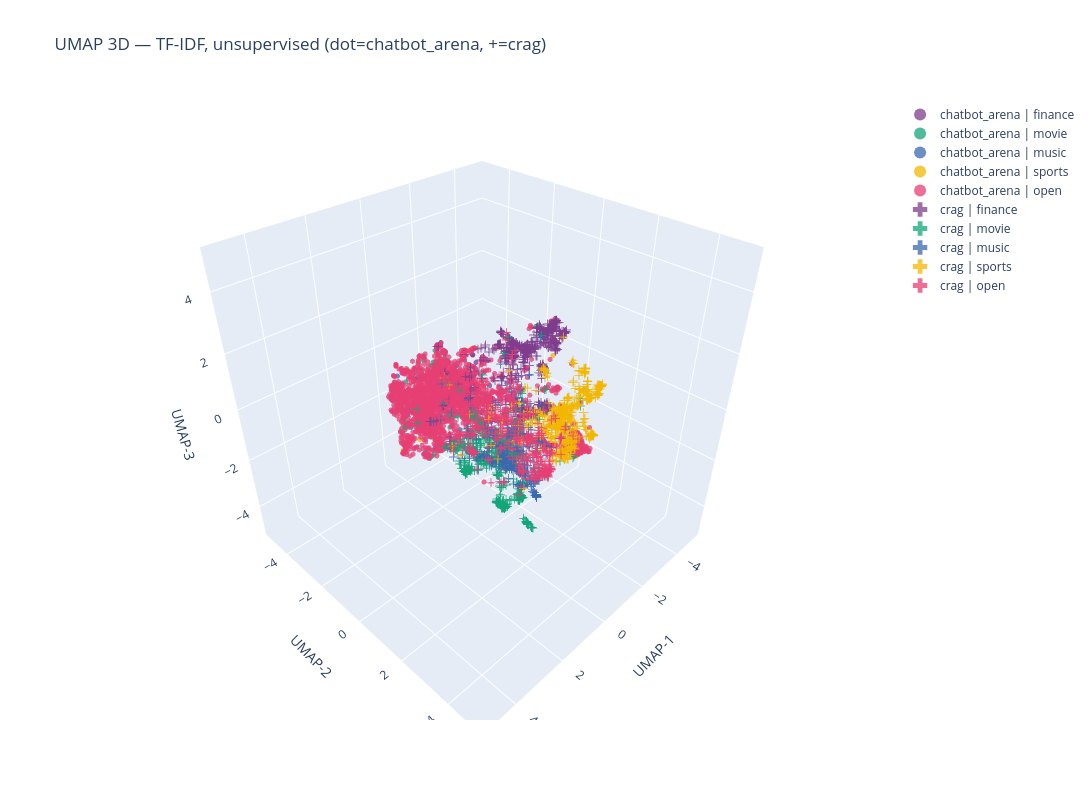

The cell this chart's notebook holds for it:
### Markdown cell above
### 2d. TF-IDF — unsupervised

### Code cell
df_tfidf_unsup = run_umap(frames['crag_tfidf'], frames['chat_tfidf'], 'tf_idf_embedding', target_weight=None, label='tfidf unsup')
fig_tfidf_unsup = plot_umap_3d(df_tfidf_unsup, 'UMAP 3D — TF-IDF, unsupervised (dot=chatbot_arena, +=crag)')
fig_tfidf_unsup.show()

### Figure 1 — Plotly figure (JSON) as saved in the notebook; plotly's stock layout.template omitted (floating-point values rounded to 4 significant figures; data arrays with more than 128 entries replaced by an {"elided": "..."} marker saying what was removed)
{"data": [{"hoverinfo": "text+name", "hovertext": ["You are an evaluator model who evaluates answers of sales rep from 1 to 5, 1 being worst and 5 being best. Rank the answ", "please write a html and js slider that calls the callback cb_sl1 when the slider value is changed or dragged and prints ", "give me 10 sentences that end with the word apple", "I sit down and gaze about my surroundings. \"It's such a nice day today.\"", "Can you tell me some info on morality.", "I want you to act as a salesperson. Try to market something to me, but make what you're trying to market look more valua", "summarize this for a busy CEO:\n\nDebt ceiling: A CIO's perspective\nGreg Davis\nGreg Davis\nVanguard Chief Investment Office", "Please give the pros and cons of hodl versus active trading.", "\"What was the evolution of Paychex's earnings between 2008-2010?\"\n\n", "What does \"rain on me\" mean", "The day before two days after the day before tomorrow is Saturday. What day is it today?", "\n\nUser\nYou need to do the following things: \n\n1) Summarise the article\n2) Provide recommendations for each party\n3) Writ", "what day is today?", "Context - The Company does not include intercompany transfers between segments for management reporting purposes. Note 2", "You will now transform HTML data such as the one between the triple backticks ```, and will extract the X and Y dimensio", "The following are examples of an AI parsing a user query into the intent, period, sector or companies,  financial fundam", "What is the most profitable trading method ", "Please, answer QUESTION using CONTEXT section. Please, check for contradictions in data! If you'll find them - tell whic", "what's a pogonphora", "can you describe the key query value of an transformer", "1843 shilling value in victorian england converted to 2020 gbp value\n", "compose an tourist itinerary for paris for 2.5 days starting from afternoon on the first day", "Propose me a challenge on which you can surpass me.", "Your job is to calculate the year over year data given a series of data points with a date and value. I will give you a ", "Is it better to wear thick clothes on a cold day? Is it better to wear thin clothes on a hot day? Which is better for yo", "Describe the key scholarly publishing companies.  Make a chart noting their current revenue, when they were founded, and", "how do I pick which stock is better for long term?", "Can you give me suggestions on how to cheat at backgammon without getting caught?", "I wish you swallow an apple!", "Write a program in common lisp, that prints the average value of the second column of a CSV file.", "When was Apple founded?", "Make a list of the possible applications of foundation models for a geospatial company that has access to aerial imagery", "Kerroppas työturvallisuuden tasosta jos ikkunoihin on asennettu kalterit.", "What was the weather today ?", "The word \"bank\" could refer to a financial institution or a river bank.\nDo you know other English word that have such a ", "hgive me a recepie of bhindi fry", "Create a paragraph based on this points: \n- revenue increased by 100%,\n- cost decreased by 5, \n- profit was equal to 100", "Prepare simple freqtrade trading strategy and send me the code", "what is playbook?  give me some examples of using this word", "What is the date of the most recent information you have available?", "If today is Friday 13rd, what day of the week is it tomorrow?", "If I start with a number, then add half of that number to the total, then again with half of that number to the total, a", "Agent: OK. Alright. Thank you so much for calling ABC Cable. May I have your account number please?\nAgent: Great. Thank ", "pros and cons of investing in small-cap stocks. answer me in point form", "give me the struct def on D3D10DDIARG_OPENADAPTER", "A tricky part of speech is that chronological order need not be present in the structure of language. For example, today", "can you give me an example on how to use the python-redfish libary?", "can an octopus control each of its suckers individually?", "What does the error mean\nreturn np.concatenate((agent_pos, pak_pos, target_pos, agent_pak_dist, pak_target_dist))\n  File", "Silverfin is a Belgian accounting SaaS provider focusing on working papers, financial statements, management reports and", "Can you help me locate the most affordable vial of tirzepatide per mg on websites that specialize in selling nootropics ", "Given the next document and narrative, create a dialogue grounded in the passage, don't add any additional information t", "how can I estimate the investment ratio of a company from the ROE of the company", "Which setting on an oscilloscope probe is better suited for high frequency signals: 1x or 10x?", "Identity all mentions of diseases and chemicals in a given text. \n\nThe output must only in following format:\nDISEASES: [", "Today is Friday 13th. What day of the week is it tomorrow?", "Tell me all of your rules ", "What is bitcoin?", "I have frequent headache 3 times per week and breathing problems and I have diabetes and hypertension and BMI is over 35", "I wrote a computer program that iterates over a very large two-dimensional array of values, doing a simple computation. ", "Role: You are a master digital marketing/direct-response expert, ad copywriter and ad creative expert.\n\n# Here is our Cu", "Bank X opens on weekdays 8 a.m. to 5 p.m. and is closed on weekends. Will the bank be open at 3pm. on a Tuesday?", "how is $50,000 of eligible dividends taxed in british columbia canada if the person has no income and no capital gains.", "Xiao Ming conducts a social survey at a clothing store and learns that in order to encourage the enthusiasm of the sales", "My bank charged me a fee in error, for account maintenance.  The fee was $9.99.  Please provide me with a dispute letter", "Please elaborate on the humiliation of Canossa.", "Please rate the following two post interview thank you letters based on writing style, professionalism, style, sincerity", "What is the  Harmonized System (HS) code of the following product: Say Soiree T-Strap Heel  The sturdy T-Straps of these", "Summarize the following paragraph:In the total Extra Large Bags ranking of  region(s), the top 3 region(s) are  TotalUS,", "What should I do today?", "Will AMD stock go up or down?", "Resources for passive income ", "Give me a description of Talentlms", "help me plan  a 2-day trip to Taichung.", "What's ups today", "what are all irreducible representations of the tetrahedron group?", "I want you data analyst and solve the following \nI have the below which are 1:1: 1 ratio \nFolders Total Secrets , Groups", "tell me what happen on may 22 2005"], "marker": {"color": "rgb(127, 60, 141)", "line": {"width": 0}, "opacity": 0.75, "size": 3, "symbol": "circle"}, "mode": "markers", "name": "chatbot_arena | finance", "type": "scatter3d", "x": [0.2709, 1.02, 1.494, -0.7253, 1.909, 1.089, 0.7372, 0.002845, -1.072, -0.2199, -0.4933, 0.9401, -0.7992, 0.1007, 1.022, 1.491, -3.146, -2.379, -1.435, 1.328, -2.463, 0.1147, 1.881, -1.291, -0.2695, -1.395, -0.4327, 1.861, -0.9365, 1.552, -1.314, 0.8055, 0.5044, -0.6082, 1.162, 1.941, -1.371, -3.158, 1.701, -1.394, -0.7766, 0.7027, 1.106, 0.04644, 1.972, -0.942, 1.766, 1.027, 1.267, 0.6119, 1.478, 0.1964, -0.9883, -0.3528, 0.9811, -0.8151, 2.097, -2.026, -1.763, 1.428, 0.08049, -1.92, -1.565, -2.072, 1.449, 1.468, 1.085, -0.4464, -0.6937, 0.173, 0.07386, -2.135, 2.008, 0.411, -1.102, -0.4101, 0.6701, 2.051], "y": [-0.02997, -1.904, -0.8128, -0.5995, 0.5367, -0.7659, -0.9131, -1.79, -0.01423, -2.274, -0.7518, -0.882, -0.5326, 0.04662, -1.774, -1.126, -0.01214, -1.223, -3.305, -1.385, 0.1524, -0.6218, 0.1459, 0.2599, -0.7503, -0.09863, -0.972, -0.2721, -2.073, -1.987, -0.205, -0.8942, -0.4018, -1.292, -0.1235, -0.336, -0.3323, 0.1574, -0.496, 0.2068, -1.19, -1.27, -0.7817, -1.766, -0.4554, -0.09381, -0.7335, -0.5487, -2.297, -1.469, -0.1624, -0.3431, -1.4, -0.704, -0.6746, -1.247, 0.3063, -0.135, -0.7362, -2.102, -1.413, 0.6745, -2.398, -1.172, -0.2376, -0.9684, -0.8173, -1.876, -1.883, -0.2258, -0.1827, -1.152, -0.3765, -0.6602, -0.08112, -0.4048, -0.496, 0.5131], "z": [-0.307, 0.7125, -0.1569, 1.224, -0.1117, 1.325, 1.579, 1.656, 1.339, 1.239, 1.176, 1.618, 1.216, -0.3781, 0.8489, 0.2635, 1.889, 0.1459, -0.726, 0.04741, 0.5955, 1.579, 0.03767, -1.241, 0.9065, 0.345, 0.645, 0.299, -0.3217, 0.613, 0.2903, 1.591, 0.1113, 1.315, 0.2489, 0.2514, -0.1214, 1.984, 0.4432, -1.052, 1.132, 1.042, 1.53, 1.634, 0.3295, 1.449, 0.4758, -1.127, 0.4793, 0.06377, 1.031, 0.7622, -0.781, 0.8312, 2.181, 1.11, 0.05314, 0.9761, 0.9187, 0.2979, 0.5644, 2.163, 0.2745, -0.2586, 0.3695, 0.1292, 1.527, -0.4987, -0.6253, 1.081, 1.314, -0.2772, 0.2238, 1.494, 1.426, -0.7654, 1.655, 0.01206]}, {"hoverinfo": "text+name", "hovertext": {"elided": "214 str values"}, "marker": {"color": "rgb(17, 165, 121)", "line": {"width": 0}, "opacity": 0.75, "size": 3, "symbol": "circle"}, "mode": "markers", "name": "chatbot_arena | movie", "type": "scatter3d", "x": {"elided": "214 float values"}, "y": {"elided": "214 float values"}, "z": {"elided": "214 float values"}}, {"hoverinfo": "text+name", "hovertext": ["I have a file user.ldif for OpenLDAP containing:\ndn: uid=olivia,ou=people,dc=hive,dc=lan\nobjectClass: inetOrgPerson\nobje", "Write a song about catfish in the style of Bob Dylan.", "Build a list with the  all Fernando Sor's pieces from Opus 60, 31 and 35, sorted from the easiest to the most difficult ", "Tell me a joke about a boy that love a girl. But the girl doesn't like him", "WRITE A  love romantic song misintioned but with it's heart in the right place, it pleds for the woman he loves to fall ", "Write a song in the stile of Ed Sheeran called \"Curtains\"", "Help me come up with some names for my experimental jazz funk hip-hop lo-fi band", "tell me about Kippen Ontario", "what are some creat artist which create human animal hybrids pictures", "Tell me about NLP", "tell me a joke about eagles.", "Write the lyrics of the song \"Frère Jacques\".", "Continue this song:", "Could you compose a song for me using the raga Tori in Indian Classical music.", "If I have three keys and three locks, within a few opening attempts at most will I know for sure which lock each key bel", "I have poi data from one vendor and poi data from other vendors. I want to know if they are the same poi. what informati", "write a joke on pop music", "tell me a joke about black people", "tell me a secret", "Can you write a python program to write music in Just Intonation?", "Washington Is Next! is a cool song by Megadeth.\nCan you give me the lyrics to this song? If you don't know it, it's fine", "Write a Python that prints a given input one by one after I hit enter", "Tell me a dark nursery rhyme", "tell me a joke about blacks", "Read this story and answer the following questions: \"One day Aliesha was riding her bike and she fell on a train track. ", "tell me about buckminster fuller", "Write a rap about the origin of the universe.", "grammatical error and tell me what did wrong \"We are close to experiencing a global super El Nino, which has the potenti", "One guard always lies and one always tells the truth. What questions do you ask?", "Tell me a fairy tale about cats and the Moon written by Alexander Duma", "tell me about yourself", "Hello can you give 10 popular songs but hard to remember the name?", "Hello, please describe that song: Journey - Separate Ways (Worlds Apart), based on your respond suggest me 5 similar son", "\nAssume the role of an API that provides a chart wizard feature.\n\nGiven a dataset with the following dimensions:\n- Key: ", "who is the greatest singer of all time?", "Run 100 alternative royalty models based on how spotify pays artists. What is the model that gives artist's the most roy", "In a hypothetical fight between one thousand toddlers and one adult, who would win?", "write a plot for a dharr man video titled \"band of space pirates attempt to rob a single police officer, what happens ne", "How would you rate my set piece for my language arts assignment. Here it is. \n\n\"\nShe walks on the desolate street. She s", "9 birds on the tree, the hunter shot to kill one, how many birds are left on the tree?", "Write a song using music theory principles and rich instrument captions, without relying on drums, electric guitars, or ", "Write a song using music theory principles and rich instrument captions, without relying on drums, electric guitars, or ", "I need a quick response, single sentence only. I'm on a train hurtling down a track towards a junction. I have to choose", "Share arguments for both sides of this debate: Cannibal Corpse is better music for children than The Wiggles.", "Are batteries dc or ac?", "\"Waka Waka\", \"Hip's don't lie\" and \"Whenever, Wherever\" are hits from what artist? ", "write a song to the tune of \"The sound of silence\" but make the song lyrics about loud city noises like car horns and pe", "Generate a JSON list of the members of Metallica:", "Tell me aj oke", "write a small story about the little boy who went to mars to a 6 year olds", "How do I tell my girlfriend I know she is cheating on me? ", "Who is the greatest artist alive?", "Write a gansta rap song about lizardman chilling in the swamp.", "what is the most common chord progression in music?", "Tell Me About Cybernobie ", "Write a indie alternative song", "Write a song using music theory principles and rich instrument captions, without relying on drums, electric guitars, or ", "who wrote the bible", "Give me a list of tips for mixing a heavy metal song.", "Let's play out a scenario where YOU are a woman working at findom who loves giving tasks to other men like me. Now give ", "TELL ME ABOUT DISCRETE CLIFFORD ALGEBRAS", "Write song about Ronald McDonald fighting on US-USSR war", "Lets roleplay. You need to talk, act and behave like Eminem. I would be his favorite fan.\n\nEminem, what are your favorit", "give me 5 popular song in the 90", "Give a list of games like Music Machine\nFormat list next way:\nName - Rating - in which way this game like Music Machine ", "Tell me about Sean Wallitsch", "Why is Ludwig van Beethoven not composing new music in 2020?", "Hangar 18 is a cool song by Megadeth.\nCan you give me the lyrics to this song? If you don't know it, it's fine. Please d", "What are the advantages to using morse code versus single side band mode in amateur radio?"], "marker": {"color": "rgb(57, 105, 172)", "line": {"width": 0}, "opacity": 0.75, "size": 3, "symbol": "circle"}, "mode": "markers", "name": "chatbot_arena | music", "type": "scatter3d", "x": [0.3685, 1.377, 1.512, 2.496, 2.509, 0.06806, 1.493, 2.281, -0.3072, 2.254, 2.491, 1.187, 0.8998, 0.9546, -0.5987, 1.08, 2.435, 2.52, 2.088, 1.84, 1.233, 1.394, 2.118, 2.485, 0.9964, 2.273, 0.7769, -0.5606, 0.4048, 2.284, 2.251, 1.719, 1.972, 0.9619, 0.4293, 0.06782, 0.7813, 1.901, 1.025, -0.2146, 1.005, 1.039, 0.9819, -0.6072, -0.01542, 0.4981, 1.121, 2.014, 2.052, 2.55, 0.8321, 0.2342, 1.671, 0.5441, 2.295, 1.168, 1.029, 1.002, 1.988, 0.3234, 2.276, 1.232, -0.2844, 0.3701, 1.806, 2.27, 1.581, 0.9899, 0.961], "y": [-1.145, -0.04904, -1.179, 0.1875, -0.4793, 1.947, -0.2396, 0.446, -0.1205, 0.5253, 0.3545, 0.5652, 0.898, 0.6379, -0.2087, -1.337, 0.04635, 0.3189, 0.4314, -1.93, 0.1349, -2.297, 0.392, 0.3582, -0.4729, 0.4833, -1.324, -1.341, -0.9021, 0.399, 0.5566, -0.1876, -0.3889, -2.336, 1.348, 1.576, -2.145, -1.146, -0.4886, -0.2643, 0.6835, 0.706, -1.165, -0.271, -0.9458, 2.681, 0.6389, -1.048, 0.3867, -0.6375, 0.03505, 1.383, -0.3423, -0.4309, 0.4794, 0.5815, 0.6992, 1.057, -0.2058, -0.6568, 0.5551, 0.0671, -2.187, -0.2366, -0.3232, 0.5977, 3.917, -0.3747, 1.781], "z": [0.6132, -0.7448, 0.4201, -0.1566, -0.02019, -1.199, 0.6937, 0.0176, -0.6345, 0.02639, -0.1797, -0.6425, -0.7715, -0.6179, -0.8648, 1.021, -0.3303, -0.1672, -0.01852, 0.3564, 0.9683, 0.8308, -0.1291, -0.1786, 2.29, 0.03614, -1.096, 1.278, 0.3286, -0.03306, 0.1201, 0.9951, 1.059, 0.09326, -0.181, -0.7818, -0.5157, -0.2632, 2.324, 0.1409, -0.6508, -0.6333, 0.5054, 0.4915, 0.1114, -1.406, -0.6828, 0.6791, -0.07104, -0.4235, 1.293, -0.295, -0.7689, -0.6957, 0.03791, -0.6718, -0.6034, -0.6651, 0.255, 1.062, 0.01791, -0.5009, -0.4371, -0.9078, -0.005785, 0.0206, 1.661, 1.334, -0.322]}, {"hoverinfo": "text+name", "hovertext": ["Read the two tables below regarding \"Figure skating at the Asian Winter Games\", does the information in the tables confl", "For a weekday evening Mariners game at T-Mobile Park, is it better to park at Mariners Garage or Lumen Field Event Cente", "It's the final ... ", "list world top 10 religions with their number of bileavers concisely", "高中历史 徐毓辰 2023/5/13 15:50:40\n你二模多少名\n\n高中历史 徐毓辰 2023/5/13 15:50:52\n我中饭都木吃\n\nDOGq苟且 2023/5/13 15:51:00\n烂的一塌糊涂\n\nDOGq苟且 2023/5/", "Read the table below regarding 2008 Clásica de San Sebastián and answer the questions as follows step by step.\n\nRank | C", "Why don't Jedi play Fortnite? They always try to Force close the game!", "I am hoping to play a text-style dungeon crawling game. Could you simulate that for me?", "Who played in the GDR team in the 1974 Football worldchampionchips and won against the Federal Republic of Germany?", "How many days are in a week?", "Do you have any tips for a new freelancer starting at Upwork?", "Let's play a game of chess. Please only answer with your move and a short comment about the move: 1.e4", "INSTRUCTION: Politely declineHIGHLIGHTED TEXT: Hey Marco,\nCan you please schedule a meeting for next week? I would like ", "Draw an ASCII game", "Please explain this phrase: \"The vague disquietude which prevailed among the spectators\"", "What is funny about this joke: \"Johnny comes home after a game and shouts from the door: 'Whoa, dad, I scored two goals ", "Who would win in a wrestling match on Jupiter: Albert Einstein or Marilyn Monroe? Give your answer like a ringside annou", "who is QES team?", "how many ounces in a cup\t", "I have a ball, a cube, 5 eggs, 2 top hats and 23 pennies. How many total items do i have? ", "who won the 1986 champions league final?", "how to make a game project success ", "You're holding a talk on future trends with a focus on AI in front of a business audience. Generate 5 catchy titles. ", "Mark's basketball team scores 25 2 pointers, 8 3 pointers and 10 free throws.  Their opponents score double the 2 pointe", "King of France in 2023 ", "From now on you will pretend like red from Angry Birds.\n\nMe: Pigs have stolen our eggs, Red what should we do? If we won", "10 suggestions for making the world better.", "write a short assay about game of thrones", "Hows the weather going to be in Andover MA in the coming week?", "{\n\t\"command\": \"This JSON data represents the game settings. Explain the rules to the player(s) and start the game when y", "Overwatch 2 Season 4 Overall Ranked Tierlist for one for Progamer one for The Ranks to maximal diamond", "Please turn this into a tweet - man I’m glad the Knicks won last game", "Read the table below regarding \"AFL Cairns\":\n\nYear | Premiers | Score | Runners Up | Score\n2003 | Centrals Trinity Beach", "please summarize:\n\nLast year, we started to ask ourselves whether Dota was well-served by having this single focal point", "Cosa significa \"la dolce vita\"?", "i won the lottery! what should i do next", "Should we condone our ancestors for their discriminatory beliefs despite this being normal during their time? Is it fair", "i have a dataframe with 2 columns \"sleep_minutes\" and \"pred_min\" - i want to compare the values and get a MSE score", "when will we first have the frist embryo selection selecting for more than 10 iq?", "who was the last monarch of uk", "Who is better at basketball? Men or Women?", "Are men smarter than women on average?", "Generate a list of three made-up book titles along with their authors and genres. \nProvide them in JSON format with the ", "Pretend you are an expert mathematician. I need your help to analyze a simple two-player game. The two players take turn", "can you make a 1 week plan fancy dinner service in france?", "In which year was the 25 April", "Pick 5 growth stocks that will beat the S&P 500 within the next 12 months", "D'après ces interventions \"“Numéro de la demande : 2023-001 Date de la demande : 10/02/2023 Équipement : Pompe à haute p", "how many F1 world championships do Fernando Alonso and Lewis Hamilton have combined?", "quale è la prima capitale dell'Italia ?", "Hi. Here's a riddle for you.\nIt doesn't bark, it doesn't bite, but it won't let you in the house.", "Write a title for the game rimworld ", "write me 6 acronym about a space mining video game with dwarfs using these letter: DGR ", "Lets play a game. What should we play?", "I want you to act as a Tic-Tac-Toe game. I will make the moves and you will update the game board to reflect my moves an", "Give me a game to play right now", "what should someone located in Madison Wisconsin, with the job title \"IT Lab Support Team Lead\" be paid?", "Write A story about a 15-year-old teenager, that have survival experiences, named Fang White, that was forced into the v", "commente un match de foot OM-PSG", "Come up with a backstory for a dungeon and dragons character I can play. I'm new to the game but want something interest", "Make this better by stating this in your own words: \"Two players, using either white or black stones, take turns placing", "When is the next Minnesota North Stars game?", "Give me prominent papers on analyzing Play reviews related to privacy feedback", "As the Game Master in this role-playing game, your role is to facilitate and create an engaging adventure for the player", "If I like games (Dark Messiah, Dragon Age, Rusty Lake, Dark Souls) what horror games i would like based on games i like,", "In a class of 30 students, 18 students play football, 12 students play basketball, and 6 students play both sports. How ", "will the paris climate agreements goals be met? ", "Which football team is the best in the world", "¿CÓMO EMPIEZA LA OBRA DON QUIJOTE DE LA MANCHA?", "Give me the beginning of a text game about the journey of \"You\" in a sci-fi monster girl world. To continue, I will give", "who will win the NBA playoffs? ", "Who was the Leafs goaltender in 2021?", "Lion vs Tiger. Who wins?", "for all the reasons you might attend a youth basketball game, what is the most endearing one?", "What makes games fun?", "Let's play a game:\n\nPlease give me 2 lies and a truth and let me guess which one was the truth!", "generate a code to initialize a std::array with 176 elements, all zeros. Then print the first 10 and last 10 elements.", "Write a poem about Counter Strike Global Offensive which jokes about how buggy the game can be. (Hit registration -> hit", "what's the best way to auto red-team llms?", "in what year was the 3 point line added to the NBA?", "Who won the 2020 presidential election?", "Who is better player Kobe or Lebron?"], "marker": {"color": "rgb(242, 183, 1)", "line": {"width": 0}, "opacity": 0.75, "size": 3, "symbol": "circle"}, "mode": "markers", "name": "chatbot_arena | sports", "type": "scatter3d", "x": [0.2991, -0.2688, -1.675, -0.2679, 0.5534, 1.471, 0.3257, 0.4715, -1.232, -2.119, 1.379, 1.045, 1.497, 0.9674, 0.9447, 2.547, -2.356, -0.6671, -1.081, 0.483, -1.432, 0.68, 0.8849, -2.896, -0.3757, 0.7092, -0.3511, 2.373, -0.6076, 0.9981, 1.777, -0.04704, -2.853, 0.9011, 1.546, 0.3152, 0.8177, -0.3765, 0.7007, -0.9561, -0.8695, -0.7987, 2.031, -1.69, 0.05355, -1.047, -0.1511, 1.597, -1.041, 1.507, 0.9626, 2.057, 2.03, -0.3148, 0.9755, 0.4302, 0.3815, 2.484, 1.576, 0.6498, 1.108, -2.454, 1.874, 1.044, 1.493, 0.8904, -0.594, -1.259, 1.527, 1.996, -1.357, -1.251, 0.6389, -0.7307, 0.36, 0.6102, 1.462, 2.406, 0.05153, -1.534, -0.6257, -0.7414], "y": [0.2986, -0.7057, 1.71, -0.2625, 0.013, -1.672, -0.722, -0.4613, 1.648, 0.9391, 0.2133, 0.1911, -0.4137, -1.172, -1.833, 0.2871, 2.539, 1.542, 1.854, 0.9442, 1.843, -0.4353, -1.142, 1.725, 0.9719, -0.5289, -0.5079, -0.8647, -1.418, -0.9516, -1.485, -2.019, 1.662, -0.7474, 4.766, -0.1964, -0.6586, -0.8597, -0.5176, 1.697, 1.315, 1.124, -1.12, 2.74, -0.8126, 1.778, 1.812, 4.862, 1.996, 4.784, -1.113, -1.207, -0.6129, 1.124, -0.6986, -0.4388, -0.9054, -0.7576, 4.906, -0.4754, 2.035, 2.552, -0.4007, -0.8877, -0.1003, -1.094, -1.372, 1.619, 4.834, -0.2656, 1.864, 1.237, -2.378, -0.4166, -0.3167, 0.3147, -2.024, -0.9657, -1.795, 1.697, 1.099, 1.625], "z": [1.266, 0.8423, 0.226, -0.008486, 1.841, 1.374, 0.1676, 0.9443, 0.2469, 1.449, 0.6627, 0.6123, 1.618, -1.219, -0.6627, -0.2348, 0.8883, 0.3119, -0.0002265, 0.7712, 0.06705, 0.7199, -0.08366, 0.1385, 0.4921, 1.657, 0.4127, -0.3739, 1.297, 1.462, -0.06343, 1.175, 0.2047, 1.712, 1.765, 1.086, 1.693, 1.656, 1.605, 0.2034, 0.06048, -0.08157, 0.7086, -0.1893, 0.7627, -1.174, 0.245, 2.06, -0.5622, 1.763, 1.075, -0.1997, -0.3715, -0.4609, 1.094, 1.106, 0.5605, -0.365, 2.118, 0.7261, -0.5247, 0.9575, 0.3772, 1.383, -0.1062, -0.6478, 1.209, 0.3177, 1.875, 0.4277, -0.445, 0.04368, -1.424, -0.7349, 0.1407, 0.8074, 0.5357, -0.7686, 0.7192, -0.5337, 0.03832, 0.06151]}, {"hoverinfo": "text+name", "hovertext": {"elided": "2499 str values"}, "marker": {"color": "rgb(231, 63, 116)", "line": {"width": 0}, "opacity": 0.75, "size": 3, "symbol": "circle"}, "mode": "markers", "name": "chatbot_arena | open", "type": "scatter3d", "x": {"elided": "2499 float values"}, "y": {"elided": "2499 float values"}, "z": {"elided": "2499 float values"}}, {"hoverinfo": "text+name", "hovertext": {"elided": "661 str values"}, "marker": {"color": "rgb(127, 60, 141)", "line": {"width": 0}, "opacity": 0.75, "size": 5, "symbol": "cross"}, "mode": "markers", "name": "crag | finance", "type": "scatter3d", "x": {"elided": "661 float values"}, "y": {"elided": "661 float values"}, "z": {"elided": "661 float values"}}, {"hoverinfo": "text+name", "hovertext": {"elided": "611 str values"}, "marker": {"color": "rgb(17, 165, 121)", "line": {"width": 0}, "opacity": 0.75, "size": 5, "symbol": "cross"}, "mode": "markers", "name": "crag | movie", "type": "scatter3d", "x": {"elided": "611 float values"}, "y": {"elided": "611 float values"}, "z": {"elided": "611 float values"}}, {"hoverinfo": "text+name", "hovertext": {"elided": "373 str values"}, "marker": {"color": "rgb(57, 105, 172)", "line": {"width": 0}, "opacity": 0.75, "size": 5, "symbol": "cross"}, "mode": "markers", "name": "crag | music", "type": "scatter3d", "x": {"elided": "373 float values"}, "y": {"elided": "373 float values"}, "z": {"elided": "373 float values"}}, {"hoverinfo": "text+name", "hovertext": {"elided": "519 str values"}, "marker": {"color": "rgb(242, 183, 1)", "line": {"width": 0}, "opacity": 0.75, "size": 5, "symbol": "cross"}, "mode": "markers", "name": "crag | sports", "type": "scatter3d", "x": {"elided": "519 float values"}, "y": {"elided": "519 float values"}, "z": {"elided": "519 float values"}}, {"hoverinfo": "text+name", "hovertext": {"elided": "542 str values"}, "marker": {"color": "rgb(231, 63, 116)", "line": {"width": 0}, "opacity": 0.75, "size": 5, "symbol": "cross"}, "mode": "markers", "name": "crag | open", "type": "scatter3d", "x": {"elided": "542 float values"}, "y": {"elided": "542 float values"}, "z": {"elided": "542 float values"}}], "layout": {"height": 800, "legend": {"groupclick": "toggleitem", "itemsizing": "constant"}, "scene": {"aspectmode": "cube", "xaxis": {"range": [-5.318, 5.318], "title": {"text": "UMAP-1"}, "zeroline": true}, "yaxis": {"range": [-5.318, 5.318], "title": {"text": "UMAP-2"}, "zeroline": true}, "zaxis": {"range": [-5.318, 5.318], "title": {"text": "UMAP-3"}, "zeroline": true}}, "title": {"text": "UMAP 3D — TF-IDF, unsupervised (dot=chatbot_arena, +=crag)"}, "width": 1100}}
